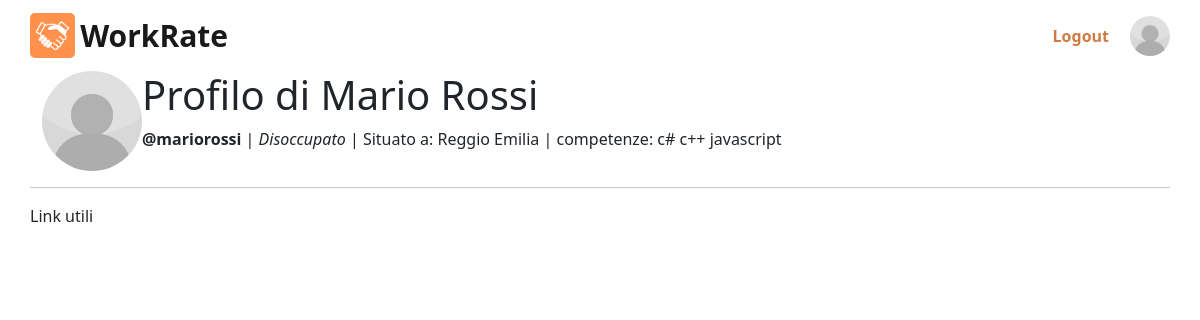
Screenshot of /utente/mariorossi/ (signed in) with the database file from the repository.
### utente/models.py (models this page shows)
class Utente(AbstractUser):
    nome = models.CharField('nome', max_length=100)
    citta = models.CharField('citta', max_length=100)
    is_azienda = models.BooleanField('is_azienda', default=False)
    tag = models.CharField('tag', max_length=100, default=None, blank=True, null=True)
    immagine_profilo = models.ImageField(upload_to=upload_to, blank=True, null=True, default='profile_photos/default.jpg')
    class Meta:
        verbose_name = 'Utente'
        verbose_name_plural = 'Utenti'

### utente/views.py (the view)
# urls.py: path('<str:username>/', ProfiloCercato, name='profilo_cercato'),
def ProfiloCercato(request, username):
    utenti = Utente.objects.filter(username=username)
    if utenti.exists():
        utente = utenti.first()
        Error404Msg = None
        return render(request, 'utente/profiloCercato/profilo.html', {'utente': utente, 'message': Error404Msg})
    else:
        utente = None
        Error404Msg = 'Error: 404 - Utente non trovato'
        return HttpResponseNotFound(render(request, 'utente/profiloCercato/profilo.html', {'utente': utente, 'message': Error404Msg}))

### utente/templates/utente/profiloCercato/profilo.html (shortened to what this page needs)
{% extends "main_page.html" %}
{% block head %}
    {% load static %}
    {% if utente.is_azienda %}
        <link rel="stylesheet" href="{% static 'css/profilo/styleAzienda.css' %}">
    {% else %}
        <link rel="stylesheet" href="{% static 'css/profilo/styleLavoratore.css' %}">
    {% endif %}
{% endblock head %}
{% block content %}
    {% include "main_components/navbar.html" %}
    {% include "utente/profiloCercato/profiloCercato.html" %}
    {% include "main_components/footer.html" %}
{% endblock content %}

### templates/main_components/navbar.html
{% load static %}
<nav class="navbar">
    <a class="navbar-brand" href="{% url 'home' %}">
        <img src="{% static 'imgs/home/logo.png' %}" class="d-inline-block align-top logo-navbar" alt="">
        <span class="workrate">WorkRate</span>
    </a>
    <div class="my-2 my-lg-0 d-flex">
        {% if user.is_authenticated %}
        <div class="logout-form">
            <a href="{% url 'logout' %}"><button class="logout-btn" type="submit">Logout</button></a>
        </div>
        <a href="{% url 'profilo' %}">
            {% if user.immagine_profilo %}
                <img src="{{ user.immagine_profilo.url }}" alt="Foto Profilo" style="width: 40px; height: 40px;" class='rounded-circle'>
            {% else %}
                <img src="https://placehold.co/100x100" alt="Logo Aziendale" style="width: 40px; height: 40px;" class='rounded-circle'>
            {% endif %}
        </a>
        {% else %}
        <a href="{% url 'login' %}"><button class="btn btn-primary my-2 my-sm-0 workrate-orange" type="submit">Login</button></a>
        <a href="{% url 'registrazione' %}"><button class="btn btn-primary my-2 my-sm-0 workrate-orange" type="submit">Sign in</button></a>
        {% endif %}
    </div>
  </nav>

### utente/templates/utente/profiloCercato/profiloCercato.html
<div class='container'>
    {% if message %}
    <div class="alert alert-danger">
        <h1>{{ message }}</h1>
    </div>
    {% else %}
    {% if utente.is_azienda %}
        <div class="my-2 my-lg-0 d-flex">
            {% if user.immagine_profilo %}
                    <img src="{{ utente.immagine_profilo.url }}" alt="Foto Profilo" style="width: 100px; height: 100px;" class='rounded-circle'>
                {% else %}
                    <img src="https://placehold.co/100x100" alt="Logo Aziendale" style="width: 100px; height: 100px;" class='rounded-circle'>
                {% endif %}
            <div class='titolo-profilo'>
                <h1>Profilo Aziendale di {{ utente.nome }}</h1>
                <p>
                    <b>@{{ utente.username }}</b> | Dipendenti: {{ lavoriAccettati.count }} | Situato a: {{ utente.citta }}
                </p>
            </div>
        </div>
    {% else %}
        <div class="my-2 my-lg-0 d-flex">
            {% if user.immagine_profilo %}
                    <img src="{{ utente.immagine_profilo.url }}" alt="Foto Profilo" style="width: 100px; height: 100px;" class='rounded-circle'>
                {% else %}
                    <img src="https://placehold.co/100x100" alt="Logo Aziendale" style="width: 100px; height: 100px;" class='rounded-circle'>
                {% endif %}
            <div class='titolo-profilo'>
                <h1>Profilo di {{ utente.nome }}</h1>
                <p><b>@{{ utente.username }}</b> |
                    {% if lavoroUtente %}
                        <i>Lavoratore presso <a href="{% url 'profilo_cercato' lavoroUtente.annuncio.azienda %}">{{ lavoroUtente.annuncio.azienda }}</a></i> |
                    {% else %}
                        <i>Disoccupato</i> |
                    {% endif %}
                    Situato a: {{ utente.citta }} |
                    competenze:
                    {% if utente.tag %}
                        {{ utente.tag }}
                    {% else %}
                        nessuna competenza
                    {% endif %}
                </p>
            </div>
        </div>
    {% endif %}
    {% endif %}
</div>

### static/css/profilo/styleLavoratore.css (style rules this page uses)
body { color: #212529; margin: auto; }
.logo-navbar { width: 45px; height: 45px; border-radius: 5px; }
.workrate { font-weight: bold; font-size: 30px; }
.logout-btn { background-color: inherit; border: 0px; margin-right: 15px; color: #D17A42; font-weight: bold; }
.logout-form { display: flex; justify-content: center; align-items: center; }

### rows the page displays
Utente: immagine_profilo (placeholder picture)
Utente: immagine_profilo (placeholder picture), nome "Mario Rossi", username "mariorossi", citta "Reggio Emilia", tag "c# c++ javascript"
